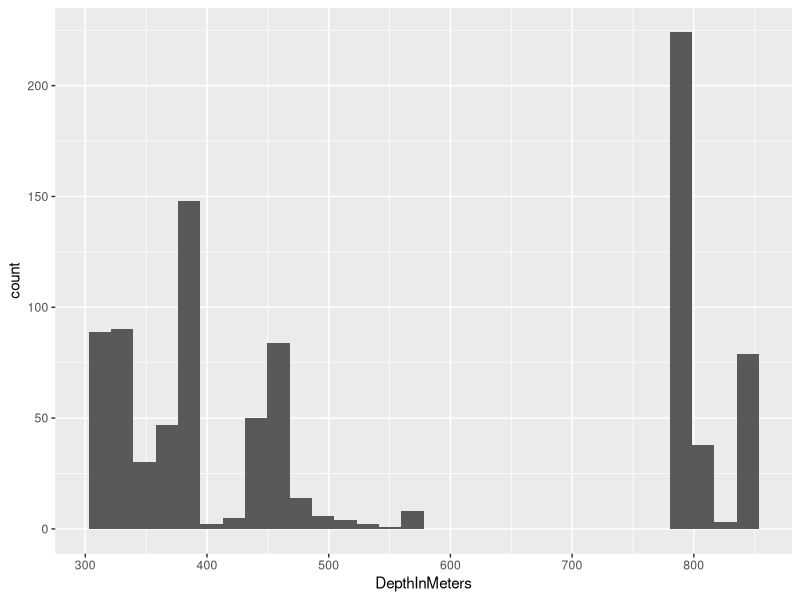
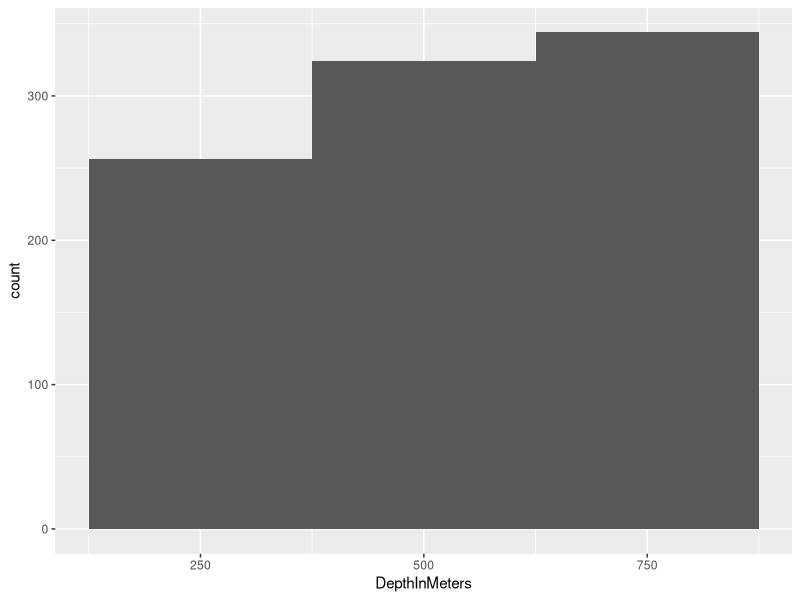
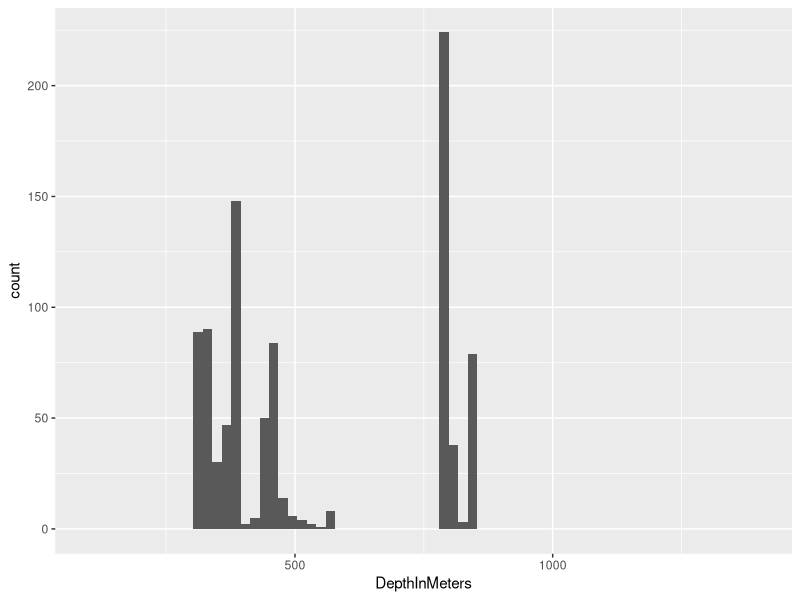
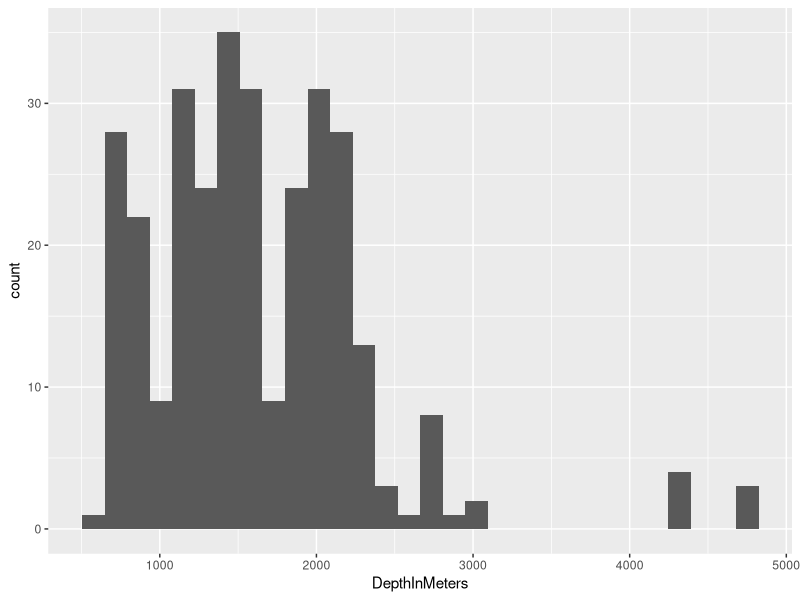
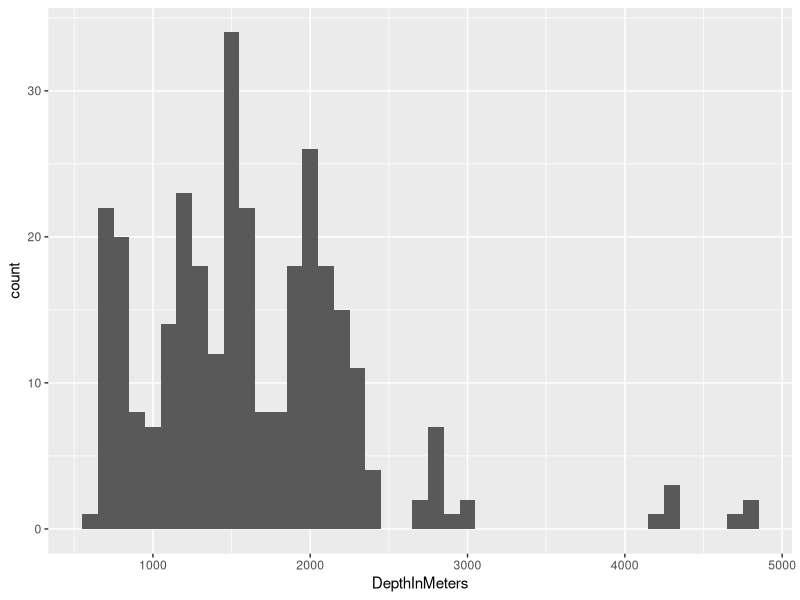
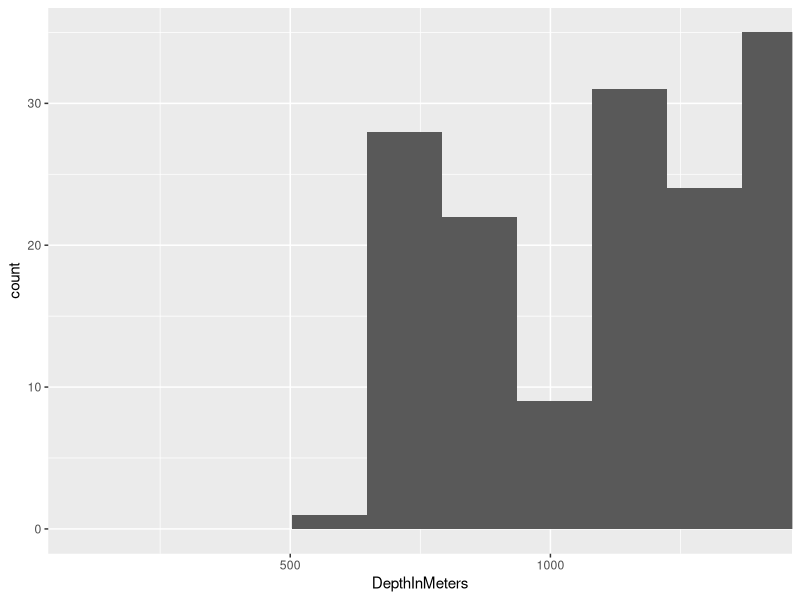
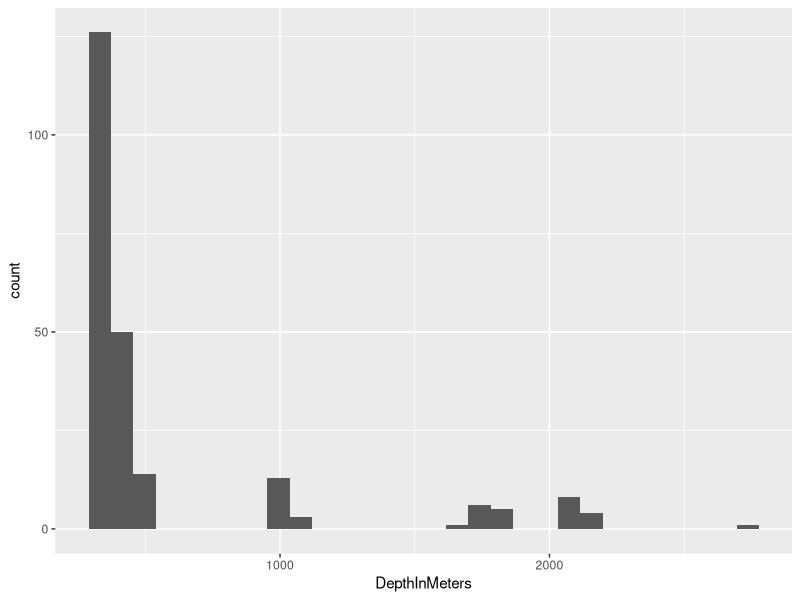
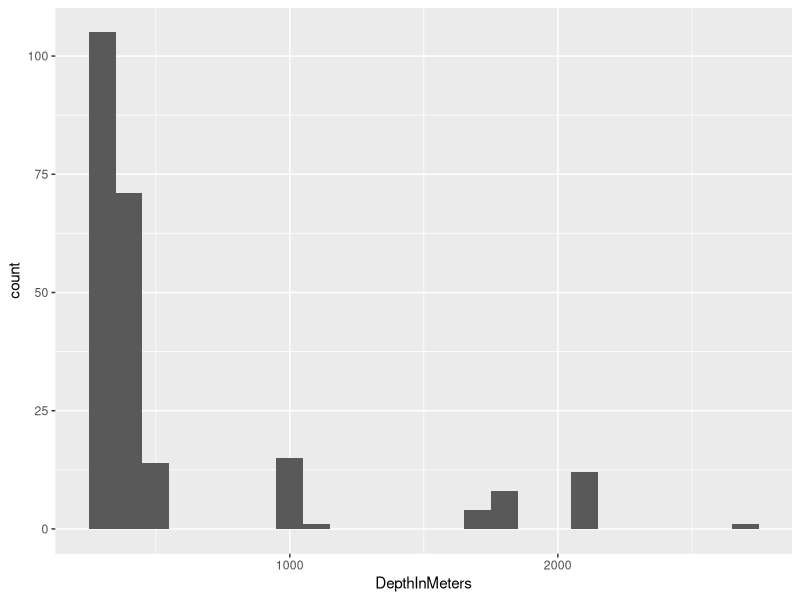

Here is the R script that generated these plots, in order:
#Histogram by region

library(ggplot2)

#MHI
setwd("~/R/project/MHI")
M_Meta <- read.csv("MHI Meta.csv")
M_Meta
ggplot(M_Meta, aes(DepthInMeters)) + geom_histogram()
ggplot(M_Meta, aes(DepthInMeters)) + geom_histogram(binwidth = 250)
ggplot(M_Meta, aes(DepthInMeters)) + geom_histogram()+
  coord_cartesian(xlim =c(100,1400))


#NWHI
setwd("~/R/project/NWHI")
N_Meta <- read.csv("NWHI Meta.csv")
N_Meta
ggplot(N_Meta, aes(DepthInMeters)) + geom_histogram()
ggplot(N_Meta, aes(DepthInMeters)) + geom_histogram(binwidth = 100)
ggplot(N_Meta, aes(DepthInMeters)) + geom_histogram()+
  coord_cartesian(xlim =c(100,1400))


#EEZ
setwd("~/R/project/EEZ")
E_Meta <- read.csv("EEZ Meta.csv")
E_Meta
ggplot(E_Meta, aes(DepthInMeters)) + geom_histogram()
ggplot(E_Meta, aes(DepthInMeters)) + geom_histogram(binwidth = 100)
ggplot(E_Meta, aes(DepthInMeters)) + geom_histogram()+
  coord_cartesian(xlim =c(100,1400))

